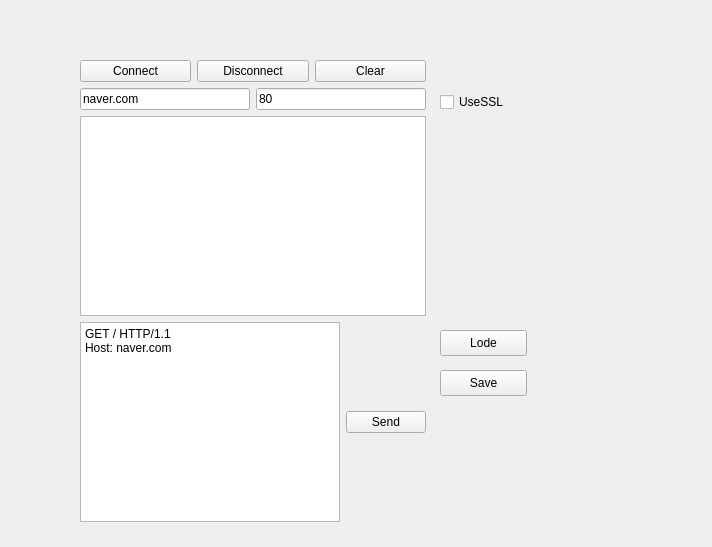
<?xml version="1.0" encoding="UTF-8"?>
<ui version="4.0">
 <class>Widget</class>
 <widget class="QWidget" name="Widget">
  <property name="geometry">
   <rect>
    <x>0</x>
    <y>0</y>
    <width>712</width>
    <height>547</height>
   </rect>
  </property>
  <property name="windowTitle">
   <string>Widget</string>
  </property>
  <widget class="QWidget" name="layoutWidget">
   <property name="geometry">
    <rect>
     <x>80</x>
     <y>60</y>
     <width>346</width>
     <height>462</height>
    </rect>
   </property>
   <layout class="QVBoxLayout" name="verticalLayout">
    <item>
     <layout class="QHBoxLayout" name="horizontalLayout">
      <item>
       <widget class="QPushButton" name="pbConnect">
        <property name="text">
         <string>Connect</string>
        </property>
       </widget>
      </item>
      <item>
       <widget class="QPushButton" name="pbDisconnect">
        <property name="text">
         <string>Disconnect</string>
        </property>
       </widget>
      </item>
      <item>
       <widget class="QPushButton" name="pbClear">
        <property name="text">
         <string>Clear</string>
        </property>
       </widget>
      </item>
     </layout>
    </item>
    <item>
     <layout class="QHBoxLayout" name="horizontalLayout_2">
      <item>
       <widget class="QLineEdit" name="leHost">
        <property name="text">
         <string>naver.com</string>
        </property>
       </widget>
      </item>
      <item>
       <widget class="QLineEdit" name="lePort">
        <property name="text">
         <string>80</string>
        </property>
       </widget>
      </item>
     </layout>
    </item>
    <item>
     <widget class="QPlainTextEdit" name="pteMessage"/>
    </item>
    <item>
     <layout class="QHBoxLayout" name="horizontalLayout_3">
      <item>
       <widget class="QPlainTextEdit" name="pteSend">
        <property name="plainText">
         <string>GET / HTTP/1.1
Host: naver.com

</string>
        </property>
       </widget>
      </item>
      <item>
       <widget class="QPushButton" name="Send">
        <property name="text">
         <string>Send</string>
        </property>
       </widget>
      </item>
     </layout>
    </item>
   </layout>
  </widget>
  <widget class="QCheckBox" name="cbUseSSL">
   <property name="geometry">
    <rect>
     <x>440</x>
     <y>90</y>
     <width>92</width>
     <height>24</height>
    </rect>
   </property>
   <property name="text">
    <string>UseSSL</string>
   </property>
  </widget>
  <widget class="QPushButton" name="pbLoad">
   <property name="geometry">
    <rect>
     <x>440</x>
     <y>330</y>
     <width>87</width>
     <height>26</height>
    </rect>
   </property>
   <property name="text">
    <string>Lode</string>
   </property>
  </widget>
  <widget class="QPushButton" name="pbSave">
   <property name="geometry">
    <rect>
     <x>440</x>
     <y>370</y>
     <width>87</width>
     <height>26</height>
    </rect>
   </property>
   <property name="text">
    <string>Save</string>
   </property>
  </widget>
 </widget>
 <resources/>
 <connections/>
</ui>
